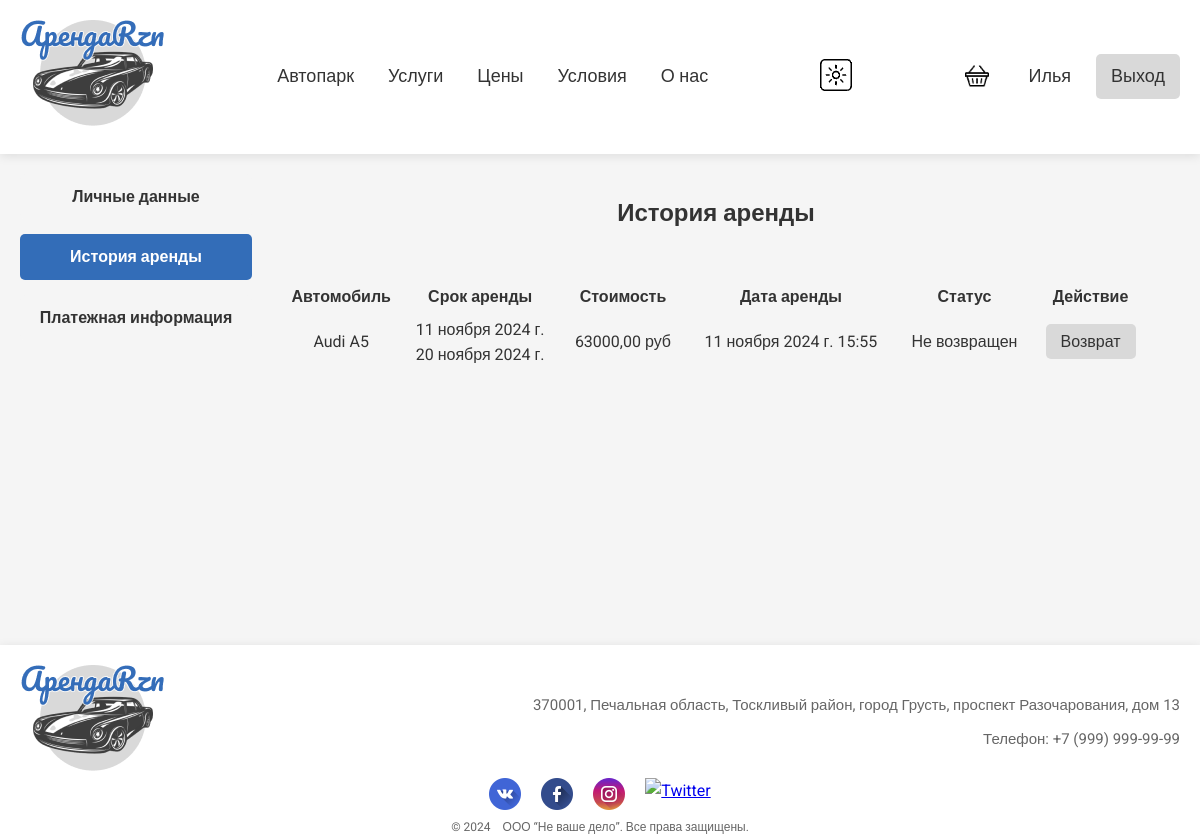
Screenshot of /users/rental_history (signed in) with the database file from the repository.
### users/models.py (models this page shows)
class User(AbstractUser):
    image = models.ImageField(upload_to='users_images', blank=True)
    phone_number = models.CharField(max_length=15, blank=True)
    documents = models.FileField(upload_to='documents', blank=True)

### cars/models.py (models this page shows, shortened)
class RentalHistory(models.Model):
    user = models.ForeignKey(User, on_delete=models.CASCADE)
    car = models.ForeignKey(Cars, on_delete=models.CASCADE)
    start_date = models.DateField()
    end_date = models.DateField()
    total_price = models.DecimalField(max_digits=10, decimal_places=2)
    rented_at = models.DateTimeField(auto_now_add=True)
    is_returned = models.BooleanField(default=False)
    class Meta():
        verbose_name = 'Истории аренды пользователей'
        verbose_name_plural = 'Истории аренды пользователей'

class Cars(models.Model):
    brand = models.ForeignKey(CarBrands, on_delete=models.PROTECT)
    model = models.CharField(max_length=64)
    year = models.IntegerField()
    image = models.ImageField(upload_to='car_img', blank=True)
    description = models.TextField(blank=True)
    price = models.DecimalField(max_digits=9, decimal_places=2)
    carClass = models.ForeignKey(CarClasses, on_delete=models.PROTECT)
    is_rented = models.BooleanField(default=False)
    color = models.CharField(max_length=64, null=True, blank=True)
    drive = models.CharField(max_length=64, null=True, blank=True)
    transmission = models.CharField(max_length=64, null=True, blank=True)
    power = models.IntegerField(null=True, blank=True)
    acceleration = models.DecimalField(max_digits=4, decimal_places=2, null=True, blank=True)
    engine_capacity = models.DecimalField(max_digits=4, decimal_places=1, null=True, blank=True)
    class Meta():
        verbose_name = 'Автомобили'
        verbose_name_plural = 'Автомобили'

class CarBrands(models.Model):
    name = models.CharField(max_length=64, unique=True)
    class Meta():
        verbose_name = 'Бренды'
        verbose_name_plural = 'Бренды'
    def __str__(self) -> str:
        return self.name

### users/views.py (the view)
# urls.py: path('rental_history', rental_history, name='rental_history'),
@login_required
def rental_history(request):
    rental = RentalHistory.objects.filter(user=request.user)
    context = {'history_items': rental,
               'title': 'История аренды',}
    return render(request, 'users/rental_history.html', context)

### users/templates/users/rental_history.html (shortened to what this page needs)
{% extends 'cars/base.html' %}
{% load static %}
{% block css %}
  <link rel="stylesheet" href='{% static "css/rental_history.css" %}' />
{% endblock %}
{% block context %}
<section class="history-section">
    <div class="profile-sidebar">
        <ul>
            <li><a href="{% url 'users:profile' %}">Личные данные</a></li>
            <li><a class="active" href="{% url 'users:rental_history' %}">История аренды</a></li>
            <li><a href="{% url 'users:payment' %}">Платежная информация</a></li>
        </ul>
    </div>
    <div class="history-items">
        <h1>История аренды</h1>
        {% if history_items %}
            <table class="history-table">
                <thead>
                    <tr>
                        <th>Автомобиль</th>
                        <th>Срок аренды</th>
                        <th>Стоимость</th>
                        <th>Дата аренды</th>
                        <th>Статус</th>
                        <th>Действие</th>
                    </tr>
                </thead>
                <tbody>
                    {% for item in history_items %}
                    <tr>
                        <td>{{ item.car.brand }} {{ item.car.model }}</td>
                        <td>{{ item.start_date }} <br> {{ item.end_date }}</td>
                        <td>{{ item.total_price }} руб</td>
                        <td>{{ item.rented_at }}</td>
                        <td>
                            {% if item.is_returned %}
                                Возвращен
                            {% else %}
                                Не возвращен
                            {% endif %}
                        </td>
                        <td>
                            {% if not item.is_returned %}
                                <a href="{% url 'users:return_car' item.id %}" class="return-btn">Возврат</a>
                            {% else %}
                                -
                            {% endif %}
                        </td>
                    </tr>
                    {% endfor %}
                </tbody>
            </table>
        {% else %}
            <p>У вас нет истории аренды.</p>
        {% endif %}
    </div>
</section>
{% endblock %}

### cars/templates/cars/base.html (shortened to what this page needs)
<!DOCTYPE html>
{% load static %}
<html lang="ru">
<head>
  <link rel="stylesheet" href='{% static "css/global.css" %}' />
  {% block css %} {% endblock %}
</head>
<body class="light-theme">
  <div class="wrapper">
    <header class="header light-theme">
      <div><a href="{% url 'index' %}"><img src='{% static "/img/logo.png" %}' alt="logo"></a></div>
      <nav class="nav-menu light-theme">
        <a href="{% url 'cars:index' %}">Автопарк</a>
        <a href="{% url 'cars:services' %}">Услуги</a>
        <a href="{% url 'cars:price' %}">Цены</a>
        <a href="{% url 'cars:conditions' %}">Условия</a>
        <a href="{% url 'about' %}">О нас</a>
      </nav>
      <button id="themeToggle">
        <img class="img" id="img" alt="Светлая тема" src='{% static "img/icons/dark.png" %}' />
      </button>
      <div class="auth light-theme">
        {% if user.is_authenticated %}
          <div class="cart">
            <a href="{% url 'cart' %}" class="cart-btn">
              <img class="cart-img" id="cart-img" src={% static "img/icons/cart-dark.png" %} alt="Корзина">
            </a>
          </div>
          <a href="{% url 'users:profile' %}" class="profile-btn" id="profile-btn">{{ user.username }}</a>
          <a href="{% url 'users:logout' %}" class="logout-btn" id="logout-btn">Выход</a>
        {% else %}
          <a href="{% url 'users:register' %}" class="register-btn" id="register-btn">Регистрация</a>
          <a href="{% url 'users:login' %}" class="login-btn" id="login-btn">Вход</a>
        {% endif %}
      </div>
    </header>
    <div class="main">
      {% block context %} {% endblock %}
    </div>
    <footer class="footer light-theme">
      <div class="place">
        <div><a href="{% url 'index' %}"><img src='{% static "/img/logo.png" %}' alt="logo"></a></div>
        <div>
          <p class="info">370001, Печальная область, Тоскливый район, город Грусть, проспект Разочарования, дом 13</p>
          <p class="info">Телефон: +7 (999) 999-99-99</p>
        </div>
      </div>
      <div class="social-icons">
        <a href="https://vk.com" target="_blank" class="social-icon vk">
          <img src={% static "img/icons/vkontakte.png" %} alt="VK">
        </a>
        <a href="https://facebook.com" target="_blank" class="social-icon facebook">
          <img src={% static "img/icons/facebook.png" %} alt="Facebook">
        </a>
        <a href="https://instagram.com" target="_blank" class="social-icon instagram">
          <img src={% static "img/icons/instagram.png" %} alt="Instagram">
        </a>
        <a href="https://twitter.com" target="_blank" class="social-icon twitter">
          <img src={% static "img/icons/twitter.png" %} alt="Twitter">
        </a>
      </div>
      <p class="copy">&copy; 2024 &ensp; ООО “Не ваше дело”. Все права защищены.</p>
    </footer>
  </div>
</body>
</html>

### static/css/global.css (style rules this page uses)
* { margin: 0; padding: 0; box-sizing: border-box; }
body.light-theme { background-color: #f5f5f5; color: #333; }
body, html { font-family: "Roboto", sans-serif; line-height: 1.6; height: 100%; }
.wrapper { min-height: 100%; display: flex; flex-direction: column; align-items: center; justify-content: space-between; text-align: center; position: relative; }
.header { display: flex; justify-content: space-between; align-items: center; width: 100%; max-width: 1280px; padding: 20px; box-shadow: 0 2px 10px rgba(0, 0, 0, 0.1); }
.header.light-theme { background-color: #ffffff; }
#themeToggle { background-color: transparent; border: 0; outline: none; cursor: pointer; }
.nav-menu a { margin: 0 15px; font-size: 18px; text-decoration: none; transition: color 0.3s; }
.nav-menu.light-theme > a { color: #333; }
.auth { display: flex; gap: 10px; }
.auth.light-theme > a { color: #333; }
.cart { display: flex; align-items: center; padding: 8px 15px; }
.cart a { padding: 0; }
.cart-btn { padding: 0; height: 26px; }
.cart-img { height: 24px; width: 24px; }
#register-btn, #profile-btn, #cart-btn { padding: 8px 15px; font-size: 18px; text-decoration: none; transition: color 0.3s; }
#login-btn, #logout-btn { padding: 8px 15px; background-color: #d9d9d9; color: #333; text-decoration: none; border-radius: 5px; font-size: 18px; }
.main { flex: 1 1 auto; min-height: 100%; display: flex; flex-direction: column; align-items: center; justify-content: space-between; text-align: center; position: relative; width: 100%; max-width: 1280px; }
.footer { flex: 0 0 auto; box-shadow: 0 2px 10px rgba(0, 0, 0, 0.1); color: #333; padding: 20px 20px 0; width: 100%; max-width: 1280px; text-align: center; margin-top: 200px }
.footer.light-theme { background-color: #ffffff; }
.footer.light-theme p { color: #666; }
.copy { font-size: 12px; }
.place { display: flex; align-items: center; justify-content: space-between; }
.info { font-size: 15px; margin: 10px 0; text-align: right; }
.social-icons { display: flex; justify-content: center; gap: 20px; }
.profile-sidebar { width: 20%; }
.profile-sidebar ul { list-style: none; padding: 0; }
.profile-sidebar ul li { margin-bottom: 15px; }
.profile-sidebar ul li a { text-decoration: none; color: #333; font-weight: bold; padding: 10px 15px; display: block; background-color: #f5f5f5; border-radius: 5px; transition: background-color 0.3s ease; }
.profile-sidebar ul li a:hover, .profile-sidebar ul li a.active { background-color: #336db8; color: #fff; }

### static/css/rental_history.css (style rules this page uses)
.history-section { display: flex; padding: 20px; width: 100%; height: 100%; }
.history-items { width: 80%; }
.history-table { text-align: center; width: 100%; }
td { padding: 5px; }
.history-items { padding: 20px 30px 50px; }
.history-items h1 { margin-bottom: 50px; }
.return-btn { padding: 8px 15px; background-color: #d9d9d9; color: #333; text-decoration: none; border-radius: 5px; }

### rows the page displays
User: username "Илья"
RentalHistory: car.brand "Audi", car.model "A5", start_date "11 ноября 2024 г.", end_date "20 ноября 2024 г.", total_price "63000,00", rented_at "11 ноября 2024 г. 15:55", is_returned "Не возвращен"
